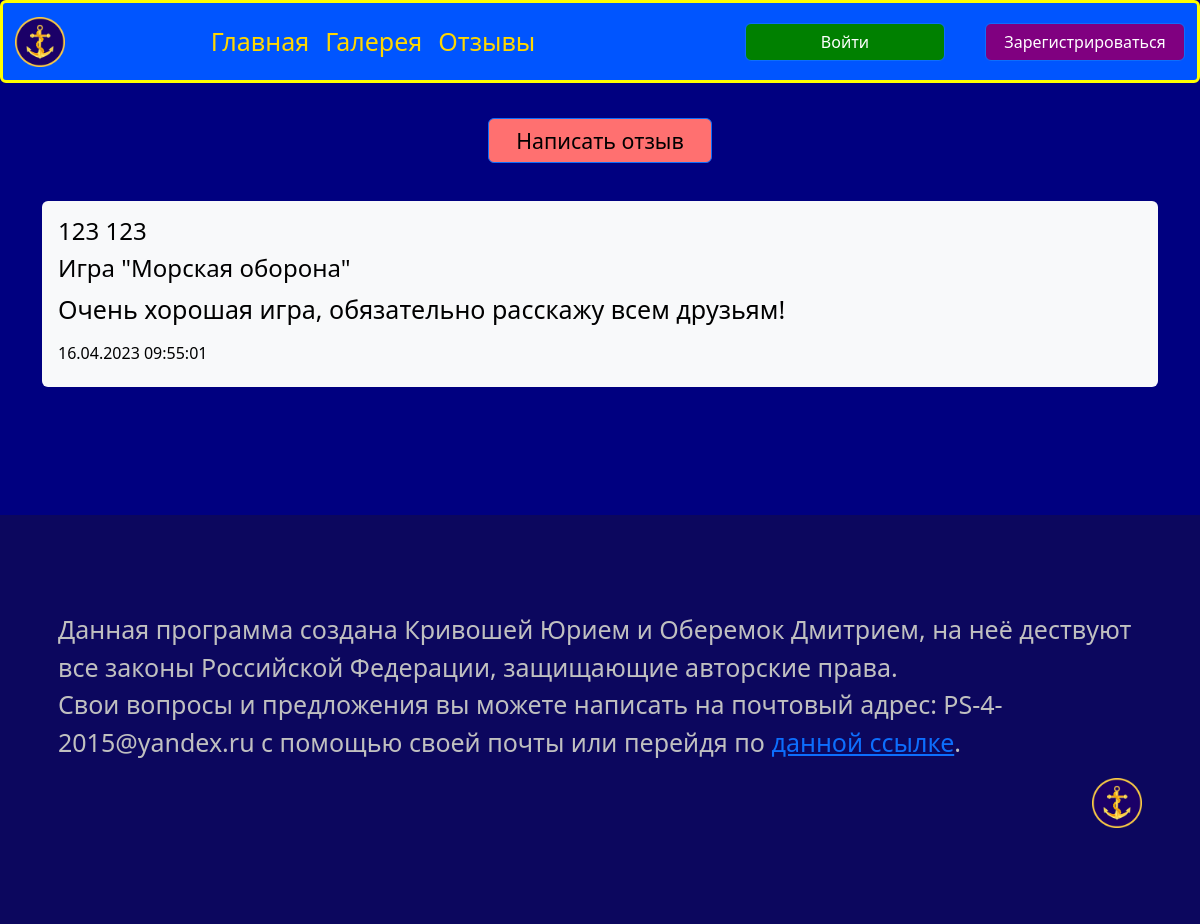
The app's page /reviews, older data.
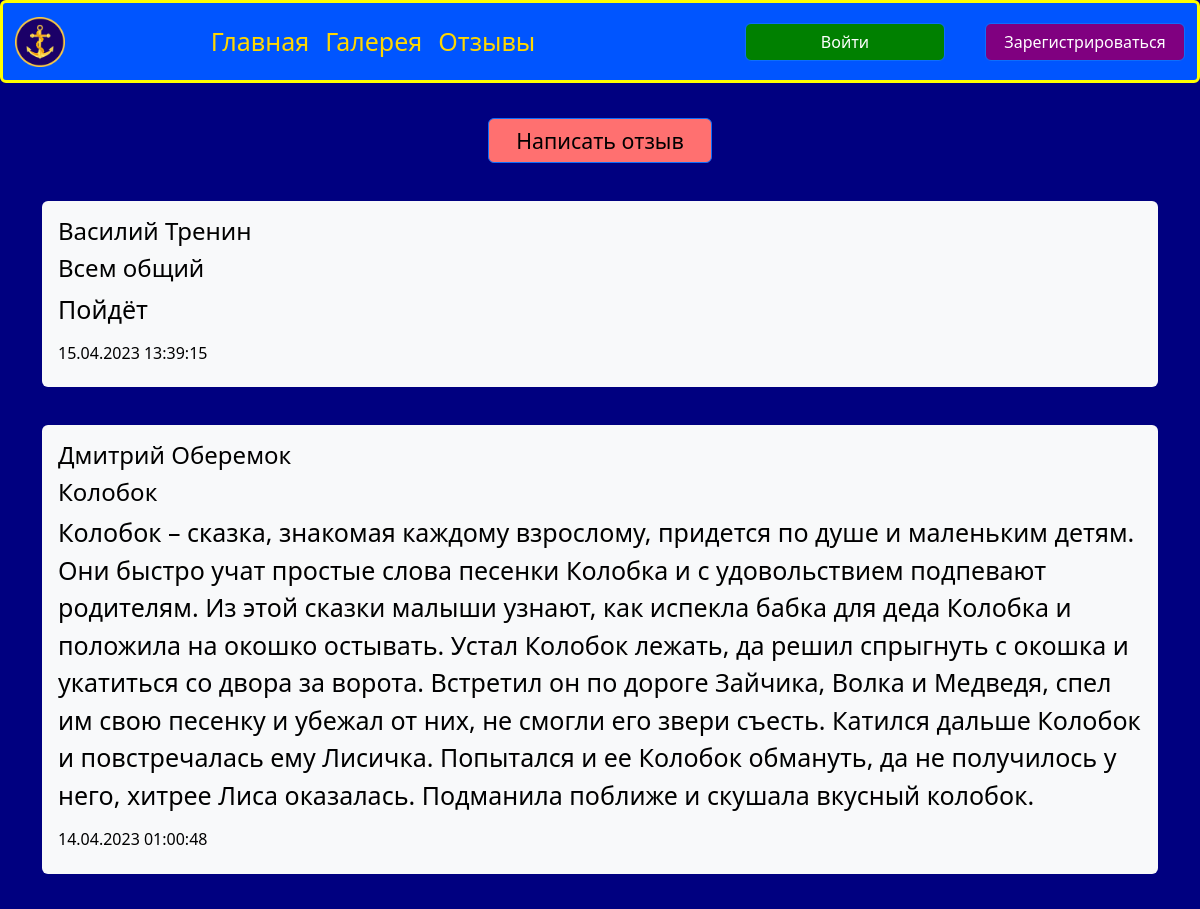
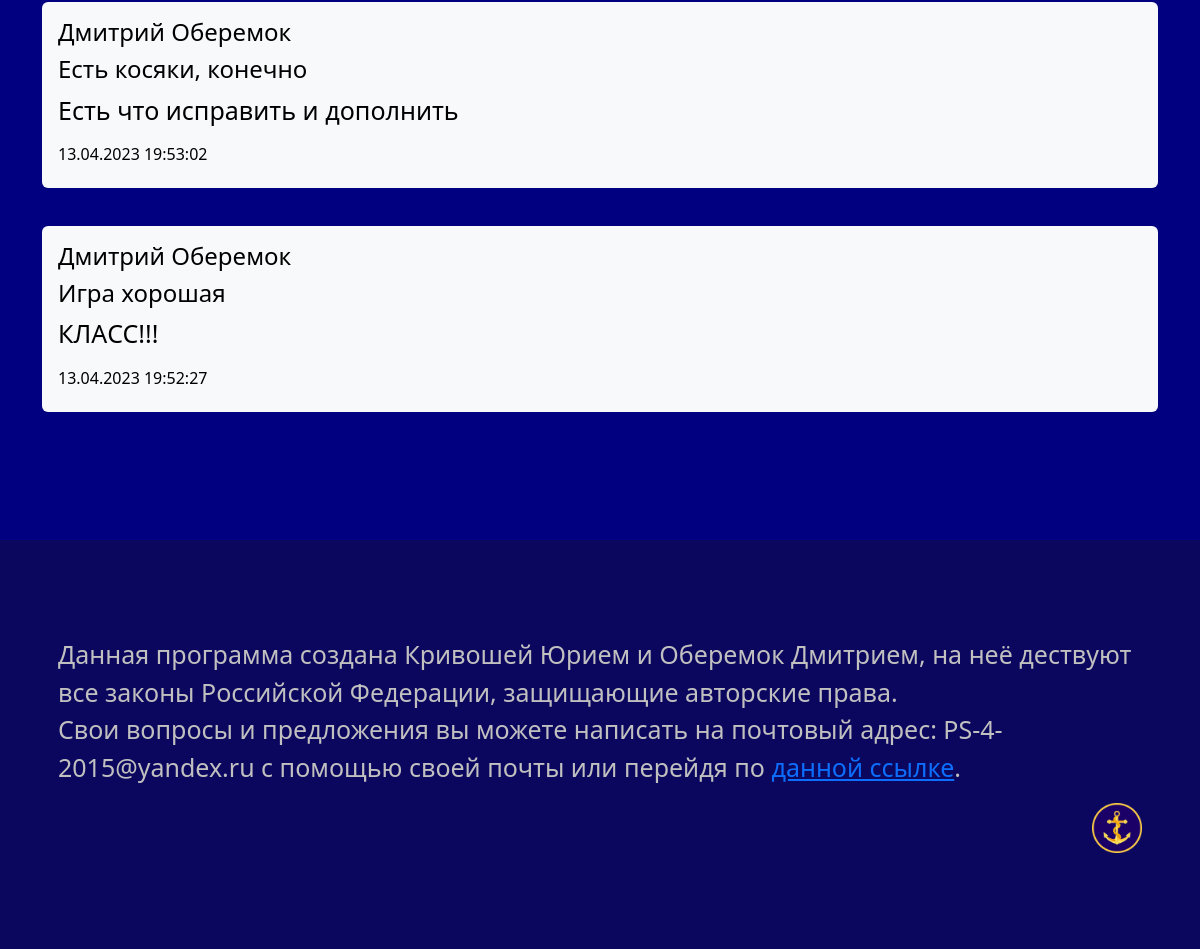
The same page, newer data (2 pictures, top to bottom).
### data/reviews.py (models this page shows)
class Review(SqlAlchemyBase, SerializerMixin):
    __tablename__ = 'reviews'
    id = sqlalchemy.Column(sqlalchemy.INTEGER, primary_key=True, autoincrement=True)
    user_id = sqlalchemy.Column(sqlalchemy.INTEGER, sqlalchemy.ForeignKey("users.id"), nullable=False)
    topic = sqlalchemy.Column(sqlalchemy.VARCHAR, nullable=False)
    review = sqlalchemy.Column(sqlalchemy.VARCHAR, nullable=False)
    send_date = sqlalchemy.Column(sqlalchemy.DATETIME, default=datetime.datetime.now())
    user = orm.relationship("User")

### main.py (the view)
@app.route('/reviews')
def reviews():
    session = db_session.create_session()
    db_reviews = session.query(Review).all()
    for i in range(len(db_reviews)):
        user = load_user(db_reviews[i].user_id)
        db_reviews[i].send_date = db_reviews[i].send_date.strftime('%d.%m.%Y %H:%M:%S')
        db_reviews[i].name = user.name + ' ' + user.surname
    return render_template_with_user('reviews.html', reviews=db_reviews)

### data/db_session.py (called while the page is built)
def create_session() -> Session:
    global __factory
    return __factory()

### main.py (called while the page is built)
@login_manager.user_loader
def load_user(user_id):  # Функция для получения пользователя
    db_sess = db_session.create_session()
    return db_sess.get(User, user_id)

def render_template_with_user(html, **kwargs):
    user_online = load_user(current_user.id) if current_user.is_authenticated else None
    return render_template(html, user=user_online, **kwargs)

### templates/reviews.html (shortened to what this page needs)
{% extends "base_page.html" %}
{% block css %}<link rel="stylesheet" href="/static/css/reviews.css">{% endblock %}
{% block content %}
<br>
<a class="btn btn-primary write" href="/reviews/write">Написать отзыв</a>
{% for review in reviews[::-1] %}
<br>
<div data-bs-spy="scroll" data-bs-target="#navbar-example2" data-bs-root-margin="0px 0px -40%"
     data-bs-smooth-scroll="true" class="scrollspy-example bg-body-tertiary p-3 rounded-2" tabindex="0">
    <h4>{{ review. name }}</h4>
    <h4 id="scrollspyHeading1">{{ review. topic }}</h4>
    <p>{{ review. review }}</p>
    <h6>{{ review. send_date }}</h6>
</div>
{% endfor %}
{% endblock %}

### templates/base_page.html (shortened to what this page needs)
<!DOCTYPE html>
<html lang="ru">
<head>
    <link rel="stylesheet" href="https://cdn.jsdelivr.net/npm/bootstrap@5.3.0-alpha3/dist/css/bootstrap.min.css">
    <link rel="stylesheet" href="/static/css/main_page.css">
    {% block css %}{% endblock %}
</head>
<body>
<header>
    <nav class="navbar navbar-expand-lg bg-light rounded navbar-color" aria-label="Twelfth navbar example">
        <div class="container-fluid">
            <a class="navbar-brand" href="#">
                <img src="{{ url_for('static', filename='Image/Icon.ico') }}"
                     alt="Logo" width="50" height="50" class="d-inline-block align-text-top logo"
                     title="Морская оборона">
            </a>
            <div class="collapse navbar-collapse justify-content-md-center" id="navbarsExample10">
                <ul class="navbar-nav">
                    <li class="nav-item">
                        <a class="nav-link link-color" aria-current="page" href="/">Главная</a>
                    </li>
                    <li class="nav-item">
                        <a class="nav-link link-color" href="/gallery">Галерея</a>
                    </li>
                    <li class="nav-item">
                        <a class="nav-link link-color" href="/reviews">Отзывы</a>
                    </li>
                </ul>
            </div>
            {% if current_user.is_authenticated %}
            <div class="account">
                <a>{{user. name}} {{user. surname}}</a>
            </div>
            <div class="d-lg-flex justify-content-lg-end">
                <a class="btn btn-primary login" href="/logout">Выйти</a>
            </div>
            <div class="d-lg-flex justify-content-lg-end">
                <a class="btn btn-primary register" href="/download">Скачать игру</a>
            </div>
            {% else %}
            <div class="d-lg-flex justify-content-lg-end">
                <a class="btn btn-primary login" href="/login">Войти</a>
            </div>
            <div class="d-lg-flex justify-content-lg-end">
                <a class="btn btn-primary register" href="/register">Зарегистрироваться</a>
            </div>
            {% endif %}
        </div>
    </nav>
</header>
<main class="container main-content">
    {% block content %} {% endblock %}
</main>
<footer class="bd-footer py-4 py-md-5 mt-5 bg-body-tertiary footer-color">
    <div class="container py-4 py-md-5 px-4 px-md-3 text-body-secondary">
        <div class="container-fluid silver">
            <p>Данная программа создана Кривошей Юрием и Оберемок Дмитрием, на неё дествуют все законы Российской
                Федерации, защищающие авторские права.
                <br> Свои вопросы и предложения вы можете написать на почтовый адрес: PS-4-2015@yandex.ru с помощью
                своей почты или перейдя по <a href="/mail">данной ссылке</a>.</p>
            <div class="d-lg-flex justify-content-lg-end">
                <a class="navbar-brand " href="#">
                    <img src="{{ url_for('static', filename='Image/Icon.ico') }}" alt="Logo" width="50" height="50"
                         class="d-inline-block align-text-top logo">
                </a>
            </div>
        </div>
    </div>
</footer>
</body>
</html>

### static/css/main_page.css (style rules this page uses)
body { background-color: #000080; color: gold; margin: 0; font-size: 25px; display: flex; flex-direction: column; min-height: 100vh; }
.navbar-color { background-color: #0055ff !important; border: 3px solid yellow; position: fixed; width: 100%; z-index: 1 }
.link-color { color: gold; font-size: 25px; }
header { position: sticky; top: 0; z-index: 2; }
main { padding: 80px; flex: auto; z-index: 1; }
.login { background-color: green; margin-right: 40px; margin-left: 80px; width: 100px; }
.register { width: 100px; background-color: purple; }
.footer-color { background-color: #0c075e !important; }
.silver { color: silver; }
.login { width: 200px; }
.register { width: 200px; }

### static/css/reviews.css (style rules this page uses)
main { color: black; }
.write { display: block; margin: 0 auto; width: 20%; text-align: center; background-color: #ff7070; color: black; font-size: 16pt; }

Row changes from the older to the newer data that the page shows:
added Review: review "Василий Тренин", topic "Всем общий", review "Пойдёт", send_date "15.04.2023 13:39:15"
added Review: review "Дмитрий Оберемок", topic "Колобок", review "Колобок – сказка, знакомая каждому взрослому, придется по душе и маленьким детям. Они быстро учат простые слова песенки Колобка и с удовольствием подпевают родителям. Из этой сказки малыши узнают, как испекла бабка для деда Колобка и положила на окошко остывать. Устал Колобок лежать, да решил спрыгнуть с окошка и укатиться со двора за ворота. Встретил он по дороге Зайчика, Волка и Медведя, спел им свою песенку и убежал от них, не смогли его звери съесть. Катился дальше Колобок и повстречалась ему Лисичка. Попытался и ее Колобок обмануть, да не получилось у него, хитрее Лиса оказалась. Подманила поближе и скушала вкусный колобок.", send_date "14.04.2023 01:00:48"
added Review: review "Дмитрий Оберемок", topic "Есть косяки, конечно", review "Есть что исправить и дополнить", send_date "13.04.2023 19:53:02"
changed Review: review "123 123" → "Дмитрий Оберемок"; topic "Игра \"Морская оборона\"" → "Игра хорошая"; review "Очень хорошая игра, обязательно расскажу всем друзьям!" → "КЛАСС!!!"; send_date "16.04.2023 09:55:01" → "13.04.2023 19:52:27"
